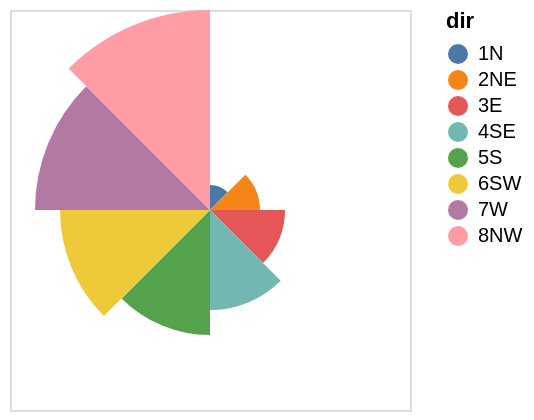

Write the Vega-Lite specification saved for this chart.
### Vega specification from a JSON file in a GitHub repository (floating-point values rounded to 4 significant figures)
{"$schema": "https://vega.github.io/schema/vega/v5.json", "background": "white", "padding": 5, "width": 200, "height": 200, "style": "cell", "data": [{"name": "source_0", "values": [{"dir": "1N", "strength": 1}, {"dir": "2NE", "strength": 2}, {"dir": "3E", "strength": 3}, {"dir": "4SE", "strength": 4}, {"dir": "5S", "strength": 5}, {"dir": "6SW", "strength": 6}, {"dir": "7W", "strength": 7}, {"dir": "8NW", "strength": 8}]}, {"name": "data_0", "source": "source_0", "transform": [{"type": "stack", "groupby": ["dir"], "field": "strength", "sort": {"field": [], "order": []}, "as": ["strength_start", "strength_end"], "offset": "zero"}, {"type": "filter", "expr": "isValid(datum[\"strength\"]) && isFinite(+datum[\"strength\"])"}]}], "marks": [{"name": "marks", "type": "arc", "style": ["arc"], "from": {"data": "data_0"}, "encode": {"update": {"fill": {"scale": "color", "field": "dir"}, "description": {"signal": "\"dir: \" + (isValid(datum[\"dir\"]) ? datum[\"dir\"] : \"\"+datum[\"dir\"]) + \"; strength: \" + (format(datum[\"strength\"], \"\"))"}, "x": {"signal": "width", "mult": 0.5}, "y": {"signal": "height", "mult": 0.5}, "outerRadius": {"scale": "radius", "field": "strength_end"}, "innerRadius": {"scale": "radius", "field": "strength_start"}, "startAngle": {"scale": "theta", "field": "dir"}, "endAngle": {"scale": "theta", "field": "dir", "offset": {"scale": "theta", "band": 1}}}}}], "scales": [{"name": "theta", "type": "band", "domain": {"data": "data_0", "field": "dir", "sort": true}, "range": [0, 6.283]}, {"name": "radius", "type": "linear", "domain": {"data": "data_0", "fields": ["strength_start", "strength_end"]}, "range": [0, {"signal": "min(width,height)/2"}], "zero": true}, {"name": "color", "type": "ordinal", "domain": {"data": "data_0", "field": "dir", "sort": true}, "range": "category"}], "legends": [{"fill": "color", "symbolType": "circle", "title": "dir"}]}
